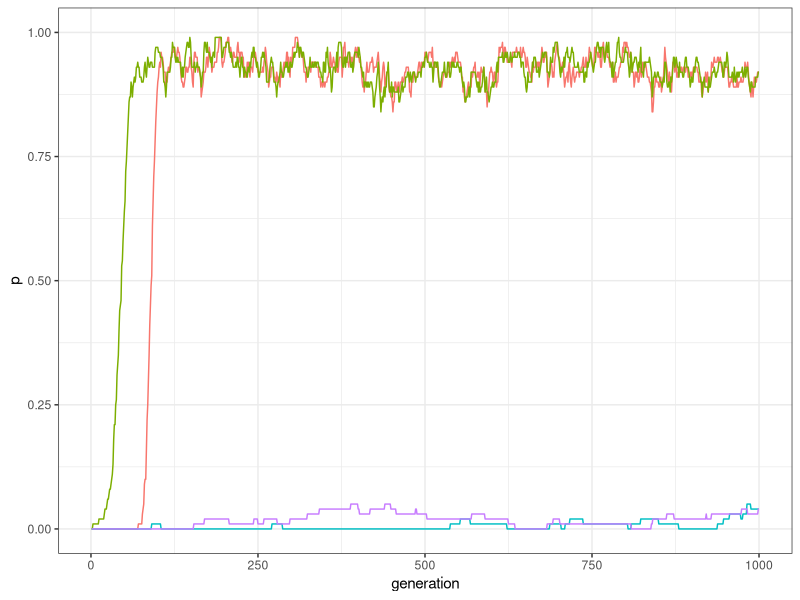
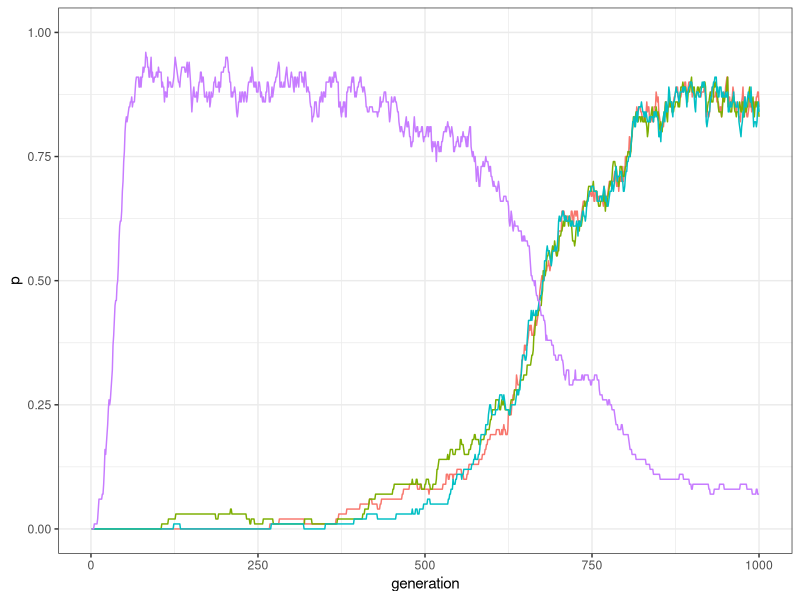
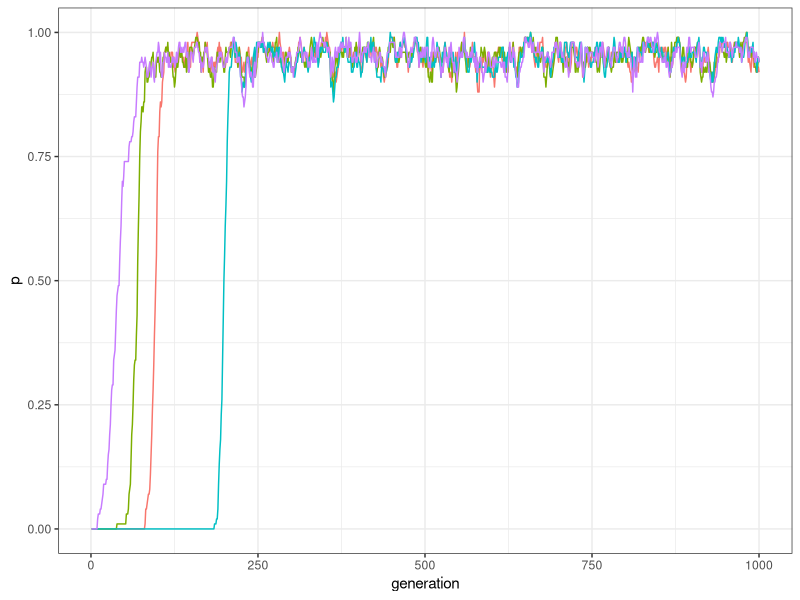
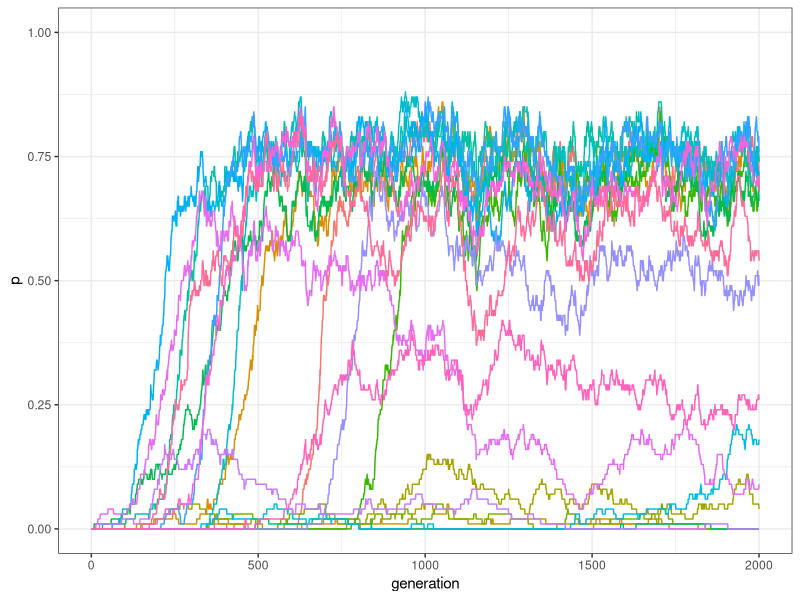
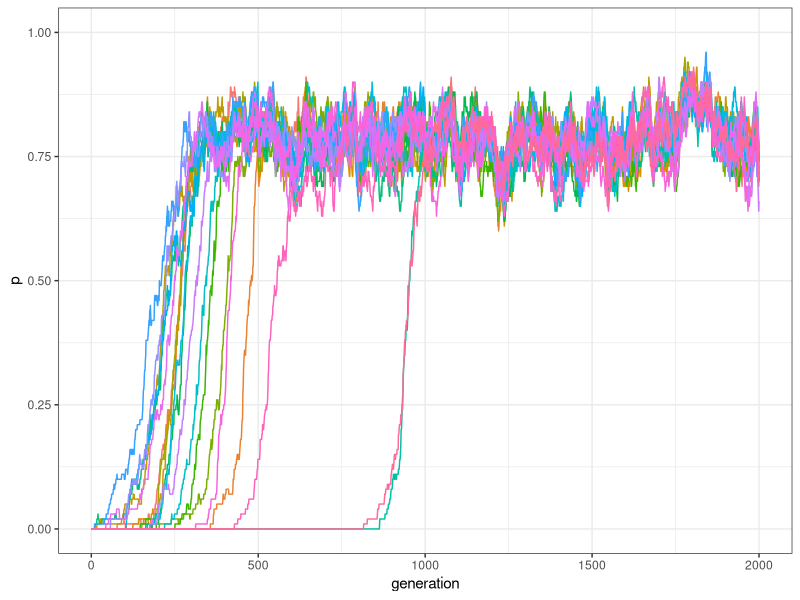
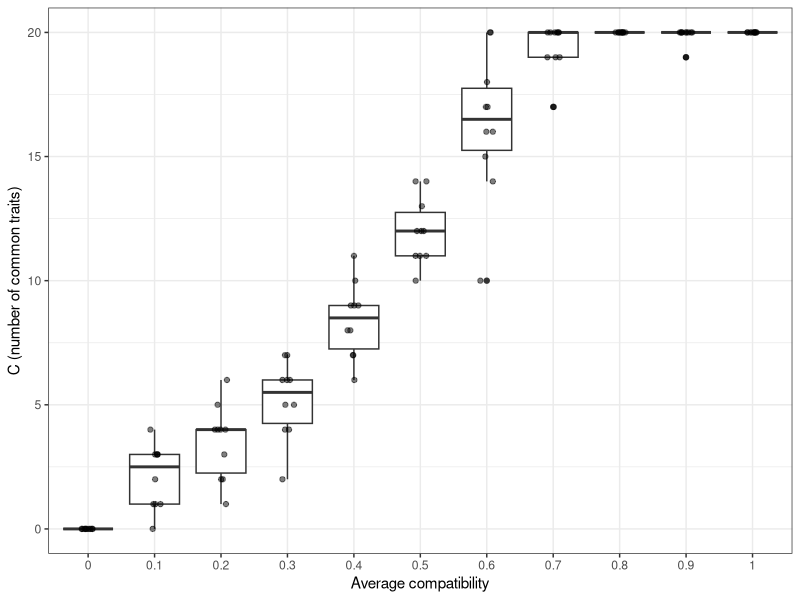

Write R code to recreate these figures, in order.
## ---- chunk 1
library(tidyverse)
my_world <- matrix(c(1,1,-1,-1,1,1,-1,-1,-1,-1,1,1,-1,-1,1,1), nrow = 4, ncol = 4)
my_world
## ---- chunk 2
traits_inter_dependence <- function(N, t_max, k, mu, p_death, world){
  output <- tibble(trait = rep(c("A","B","C","D"), each = t_max), 
                   generation = rep(1:t_max, 4), 
                   p = as.numeric(rep(NA, t_max * 4)))    
  
  population <- matrix(0, ncol = 4, nrow = N)
  
  output[output$generation == 1 ,]$p <- colSums(population) / N
  
  for(t in 2:t_max){
    
    # Innovations
    innovators <- sample(c(TRUE, FALSE), N, prob = c(mu, 1 - mu), replace = TRUE) 
    innovations <- sample(1:4, sum(innovators), replace = TRUE)
    population[cbind(which(innovators == TRUE), innovations)] <- 1
    
    # Copying
    demonstrators <- sample(1:N, replace = TRUE)
    demonstrators_traits <- sample(1:4, N, replace = TRUE)
    
    for(i in 1:N){
      if(population[demonstrators[i], demonstrators_traits[i]]){
        compatibility_score <- sum(world[demonstrators_traits[i], population[i, ] != 0])
        copy <- (1 / (1 + exp(-k*compatibility_score))) > runif(1)
        population[i,demonstrators_traits[i]] <- 1 * copy
      }
    }
    
    # Birth/death
    replace <- sample(c(TRUE, FALSE), N, prob = c(p_death, 1 - p_death), replace = TRUE)
    population[replace, ] <- 0
    
    # Output
    output[output$generation == t ,]$p <- colSums(population) / N
  }
  # Export data from function
  output
}
## ---- chunk 3
plot_multiple_traits <- function(data_model) {
  ggplot(data = data_model, aes(y = p, x = generation)) +
    geom_line(aes(colour = trait)) +
    ylim(c(0, 1)) +
    theme_bw() +
    theme(legend.position = "none")
}
## ---- chunk 4
my_world <- matrix(c(1,1,-1,-1,1,1,-1,-1,-1,-1,1,1,-1,-1,1,1), nrow = 4, ncol = 4)
data_model <- traits_inter_dependence(N = 100, t_max = 1000, k = 10, 
                                      mu = 0.0005, p_death = 0.01, world = my_world)
plot_multiple_traits(data_model)
## ---- chunk 5
data_model[data_model$generation==1000, ]
## ---- chunk 6
my_world <- matrix(c(1,1,1,-1, 1,1,1,-1,1,1,1,-1,-1,-1,-1,1), nrow = 4, ncol = 4)
data_model <- traits_inter_dependence(N = 100, t_max = 1000, k = 10, 
                                      mu = 0.0005, p_death = 0.01, world = my_world)
plot_multiple_traits(data_model)
## ---- chunk 7
my_world <- matrix(c(1,1,1,1,1,1,1,1,1,1,1,1,1,1,1,1), nrow = 4, ncol = 4)
data_model <- traits_inter_dependence(N = 100, t_max = 1000, k = 10, 
                                      mu = 0.0005, p_death = 0.01, world = my_world)
plot_multiple_traits(data_model)
## ---- chunk 8
M <- 7
gamma <- 0.5
my_world <- matrix( rep(1, M * M), nrow = M)
compatibilities <- sample(c(1, -1), choose(M, 2), prob = c(gamma, 1 - gamma), replace = TRUE) 
my_world[upper.tri(my_world)] <- compatibilities
my_world <- t(my_world)
my_world[upper.tri(my_world)] <- compatibilities
## ---- chunk 9
my_world
## ---- chunk 10
traits_inter_dependence_2 <- function(N, M, t_max, k, mu, p_death, gamma){
  output <- matrix(data = NA, nrow = t_max, ncol = M)
  
  # Initialise the traits' world
  world <- matrix( rep(1, M * M), nrow = M)
  compatibilities <- sample(c(1, -1), choose(M,2), prob = c(gamma, 1 - gamma), replace = TRUE) 
  world[upper.tri(world)] <- compatibilities
  world <- t(world)
  world[upper.tri(world)] <- compatibilities
  
  # Initialise the population
  population <- matrix(0, ncol = M, nrow = N)
  output[1, ] <- colSums(population) / N 
  
  for(t in 2:t_max){
    # Innovations
    innovators <- sample(c(TRUE, FALSE), N, prob = c(mu, 1 - mu), replace = TRUE) 
    innovations <- sample(1:M, sum(innovators), replace = TRUE)
    population[cbind(which(innovators == TRUE), innovations)] <- 1
    
    # Copying
    demonstrators <- sample(1:N, replace = TRUE)
    demonstrators_traits <- sample(1:M, N, replace = TRUE)

    for(i in 1:N){
      if(population[demonstrators[i], demonstrators_traits[i]]){
        compatibility_score <- sum(world[demonstrators_traits[i], which(population[i,]>0)])
        copy <- (1 / (1 + exp(-k*compatibility_score))) > runif(1)
        if(copy){
          population[i,demonstrators_traits[i]] <- 1
        }
      }
    }
    
    # Birth/death
    replace <- sample(c(TRUE, FALSE), N, prob = c(p_death, 1 - p_death), replace = TRUE)
    population[replace, ] <- 0
  
    # Write output
    output[t, ] <- colSums(population) / N
  }
  # Export data from function
  output
}  
## ---- chunk 11
plot_multiple_traits_matrix <- function(data_model) {
  generation <- rep(1:dim(data_model)[1], dim(data_model)[2])
  
  data_to_plot <- as_tibble(data_model) %>%
    gather( key = "trait", value = "p") %>%
    add_column(generation)
  
  ggplot(data = data_to_plot, aes(y = p, x = generation)) +
    geom_line(aes(colour = trait)) +
    ylim(c(0, 1)) +
    theme_bw() +
    theme(legend.position = "none")
}
## ---- chunk 12
data_model <- traits_inter_dependence_2(N = 100, M = 20, t_max = 2000, k = 10,
                                        mu = 0.001, p_death = 0.01, gamma = .5)
plot_multiple_traits_matrix(data_model)
## ---- chunk 13
data_model <- traits_inter_dependence_2(N = 100, M = 20, t_max = 2000, k = 10, 
                                        mu = 0.001, p_death = 0.01, gamma = 1)
plot_multiple_traits_matrix(data_model)
## ---- chunk 14
r_max = 10
test_inter_dependence <- tibble(gamma = as.factor(rep(seq(0, 1, by = .1), r_max)), 
                                run = as.factor(rep(1:r_max, each = 11)), 
                                C = as.numeric(NA))
for(condition in seq(0, 1, by = .1)){
  for(r in 1:r_max) {
    data_model <- traits_inter_dependence_2(N = 100, M = 20, t_max = 2000, k = 10, 
                                            mu = 0.001, p_death = 0.01, gamma = condition)
    test_inter_dependence[test_inter_dependence$gamma == condition & 
                            test_inter_dependence$run == r, ]$C <- 
      sum(data_model[2000,]>.5)
  }
}
## ---- chunk 15
ggplot(data = test_inter_dependence, aes(x = gamma, y = C)) +
  geom_boxplot() +
  geom_jitter(width = 0.1, height = 0, alpha = 0.5) +
  theme_bw() +
  labs(x = "Average compatibility", y = "C (number of common traits)")
